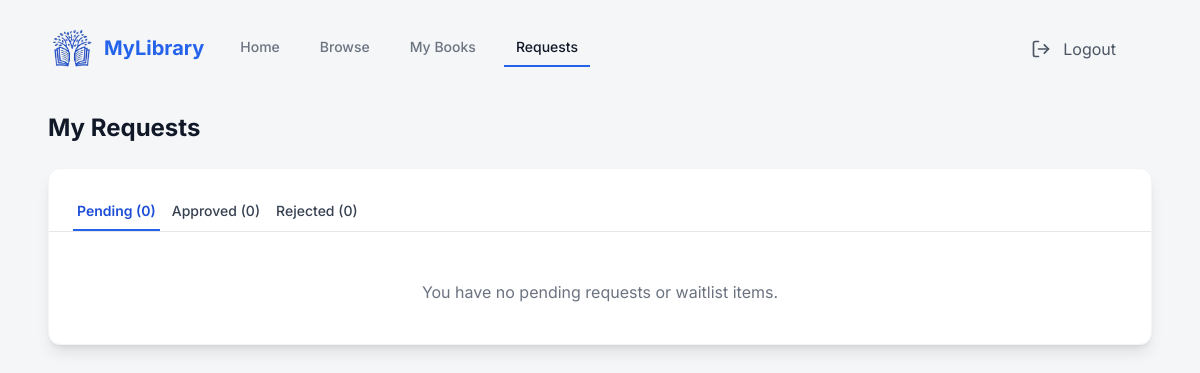
Before: /user/my-requests/ (signed in) with the older database file.
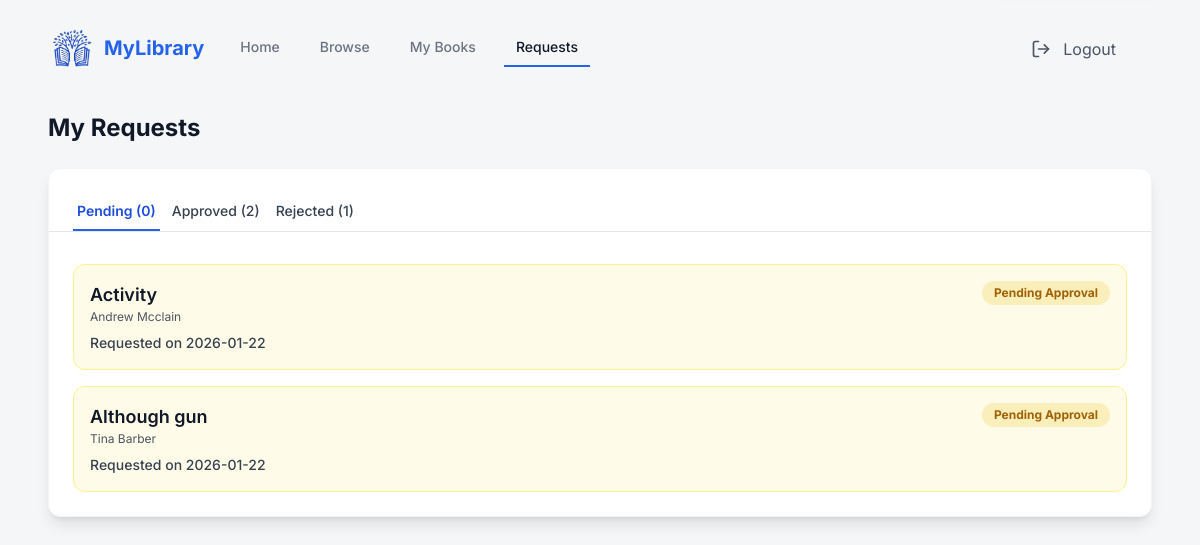
After: the same page with the newer database file.
### library_db/models.py (models this page shows, shortened)
class Request(models.Model):
    STATUS_CHOICES = [
        ('pending', 'Pending'),
        ('approved', 'Approved'),
        ('rejected', 'Rejected'),
    ]
    request_id = models.AutoField(primary_key=True)
    user = models.ForeignKey(settings.AUTH_USER_MODEL, on_delete=models.CASCADE, related_name='requests')
    book = models.ForeignKey(Book, on_delete=models.CASCADE, related_name='requests')
    request_date = models.DateField(auto_now_add=True)
    status = models.CharField(max_length=20, choices=STATUS_CHOICES, default='pending')

class Book(models.Model):
    book_id = models.AutoField(primary_key=True)
    isbn = models.CharField(max_length=20, unique=True)
    title = models.CharField(max_length=255)
    author = models.CharField(max_length=100)
    genre = models.ManyToManyField(Genre, related_name='books')
    language = models.ForeignKey(Language, on_delete=models.CASCADE, related_name='books', null=True)
    description = models.TextField(blank=True, null=True)
    image_url = models.URLField(max_length=500, blank=True, null=True)
    total_copies = models.IntegerField()
    available_copies = models.IntegerField()
    def genre_display(self):
      return ', '.join(genre.genre_name for genre in self.genre.all())
    genre_display.short_description = 'Genres'

### LMS/views.py (the view)
# urls.py: path('user/my-requests/', views.user_my_requests, name='user_my_requests'),
@login_required
def user_my_requests(request):
    user = request.user
    pending_requests = Request.objects.filter(user=user, status='pending').select_related('book')
    approved_requests = Request.objects.filter(user=user, status='approved').select_related('book')
    rejected_requests = Request.objects.filter(user=user, status='rejected').select_related('book')
    waiting_list_items = WaitingList.objects.filter(user=user).select_related('book').order_by('position')
    context = {
        'pending_requests': pending_requests,
        'approved_requests': approved_requests,
        'rejected_requests': rejected_requests,
        'waiting_list_items': waiting_list_items,
    }
    return render(request, 'users/requests.html', context)

### templates/users/requests.html (shortened to what this page needs)
{% extends "index.html" %}
{% block content %}
<main class="max-w-7xl mx-auto px-4 sm:px-6 lg:px-8 py-8">
    <div>
        <h2 class="text-2xl font-bold text-gray-900 mb-6">My Requests</h2>
        <div class="bg-white p-6 rounded-xl shadow-lg border border-gray-100">
            <div class="flex space-x-2 border-b border-gray-200 mb-4 -mx-6 px-6">
                <button id="tab-pending" onclick="showRequestTab('pending')" class="tab-button py-2 px-1 text-sm font-semibold border-b-2 border-blue-600 text-blue-700 transition duration-200">
                    Pending ({{ pending_requests|length|add:waiting_list_items|length }})
                </button>
                <button id="tab-approved" onclick="showRequestTab('approved')" class="tab-button py-2 px-1 text-sm font-medium text-gray-700 border-b-2 border-transparent hover:border-gray-300 transition duration-200">
                    Approved ({{ approved_requests|length }})
                </button>
                <button id="tab-rejected" onclick="showRequestTab('rejected')" class="tab-button py-2 px-1 text-sm font-medium text-gray-700 border-b-2 border-transparent hover:border-gray-300 transition duration-200">
                    Rejected ({{ rejected_requests|length }})
                </button>
            </div>
            <div id="content-pending" class="request-tab-content pt-4 space-y-4">
                {% for req in pending_requests %}
                <div class="p-4 rounded-xl border border-yellow-200 flex justify-between items-start bg-yellow-50 hover:shadow-md transition duration-300">
                    <div>
                        <p class="text-lg font-semibold text-gray-900">{{ req.book.title }}</p>
                        <p class="text-xs text-gray-600 mb-2">{{ req.book.author }}</p>
                        <p class="text-sm font-medium text-gray-700">Requested on {{ req.request_date|date:"Y-m-d" }}</p>
                    </div>
                    <span class="bg-yellow-500/20 text-yellow-700 text-xs font-bold px-3 py-1 rounded-full">Pending Approval</span>
                </div>
                {% endfor %}
                {% if not pending_requests and not waiting_list_items %}
                <p class="text-gray-500 text-center py-4">You have no pending requests or waitlist items.</p>
                {% endif %}
            </div>
        </div>
    </div>
</main>
{% endblock %}

Changed rows visible on the page:
added Request: book "Activity", book.author "Andrew Mcclain", request_date "2026-01-22"
added Request: book "Although gun", book.author "Tina Barber", request_date "2026-01-22"
Other visible differences:
{{ approved_requests|length }}: "0" → "2"
{{ rejected_requests|length }}: "0" → "1"
text no longer shown: "You have no pending requests or waitlist items."
